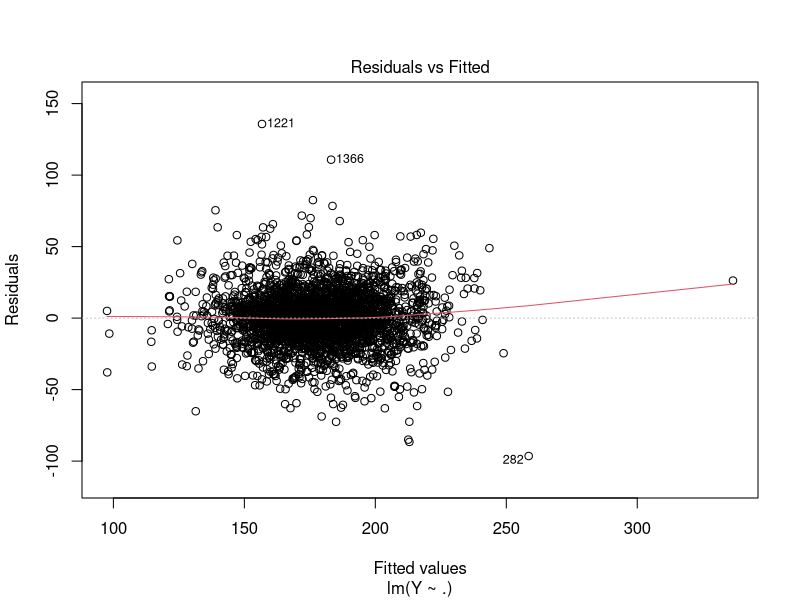
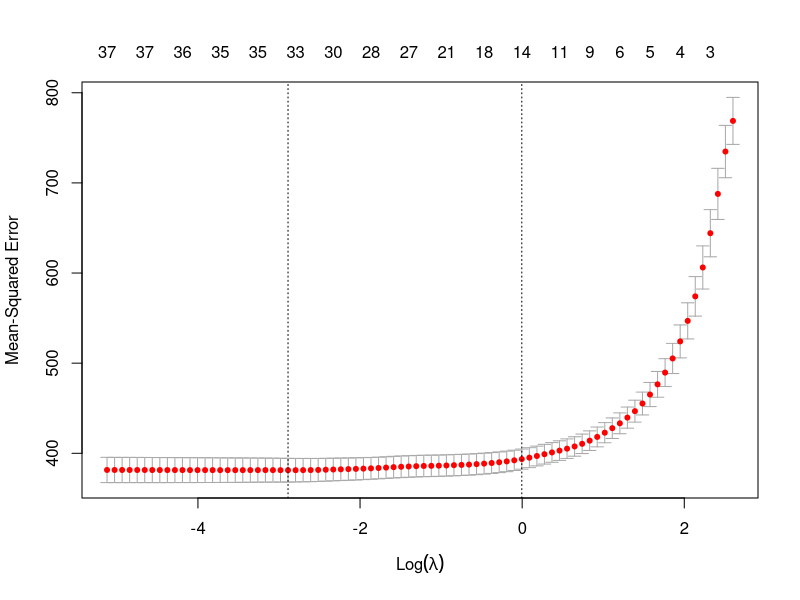
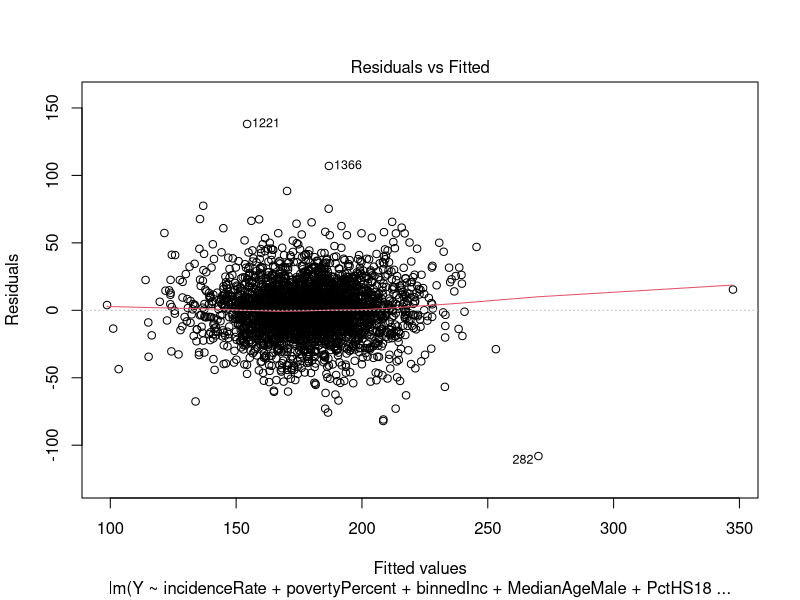
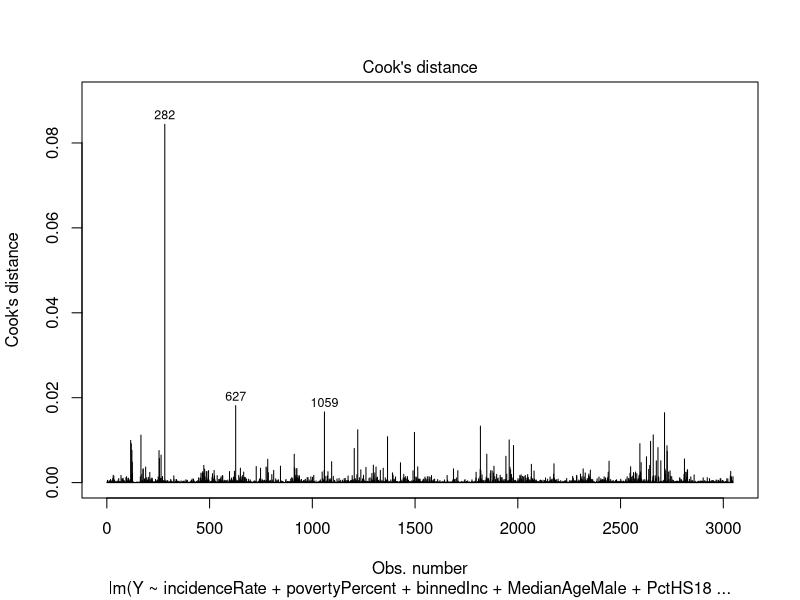
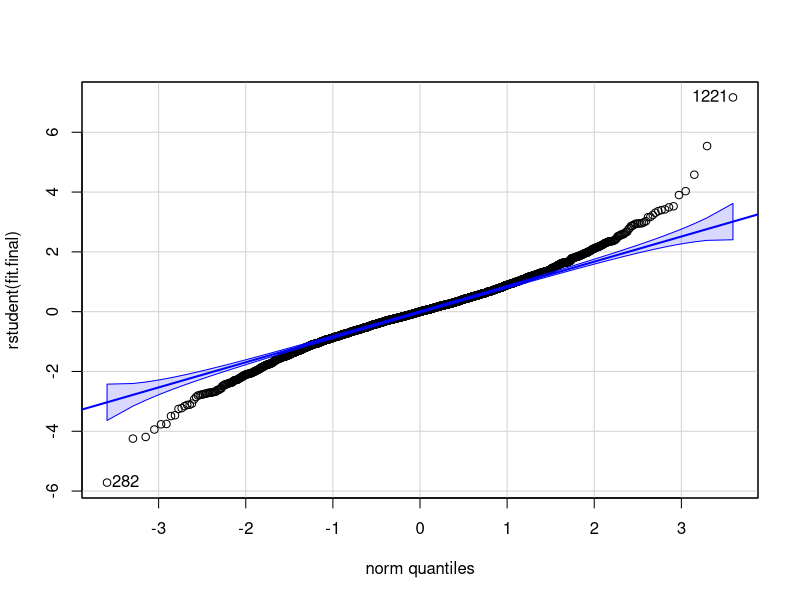

Write R code to recreate these figures, in order. (Note: this script raises an error after producing the figures.)
###################### 
# Final Exam
# Grant Gasser
# Fall 2018
#####################

#read data
dat <- read.csv('../Final/cancer.csv', header=T)

#3047 observations (counties), 33 variables (likely too many predictors here)
dim(dat)

#what kind of variables do we have?
str(dat)

#binnedInc and Geography are both categorical/factor variables
#You can also see some NA values, let's address those

#NOTE: each observation has a unique value for Geography because each observation is a different county
#this acts as a categorical variable. Thus, when fitting a model, the function will choose a Y value exactly
#the same as the observed Y value when it sees a particular county (basically overfitting on steroids)

#remove Geography from set and store in variable
geo <- dat$Geography
dat$Geography <- NULL

#Which columns have NA and how many do they have?
NAcol = which(colSums(is.na(dat)) > 0)
sort(colSums(sapply(dat[NAcol], is.na)), decreasing = TRUE)

#the lm function removes observations where there is NA
#with 3047 observations, there are too many NA values in PctSomeCol18_24
#and PctPrivateCoverageAlone

#Since we have over 30 variables, it does not seem too reckless to these 3 variables
#Time permitting, come back and fit a model including these variables and their NA's
dat <- dat[,-NAcol]

#before fitting a model, it is worth checking for linearity among the variables
#takes a couple minutes
#library(GGally)
#ggpairs(dat)

#there are too many variables to check for linearity right now, will look after
#doing model selection

#We are trying to predict deathRate (the "response" variable), set as Y
Y <- dat$deathRate
dat$deathRate <- NULL

#Lets first try to fit a multiple linear regression model
fit <- lm(Y ~ ., data=dat)
summary(fit)

#we will check to see if a linear model will be good
plot(fit, which=1)

#constant variance and linearity looks good here, although there is a weird outlier
#on the right of the plot that throws off the red line


### Multicollinearity and Model Selection ###
#If variables are multicollinear or dependent in any way, we want to remove one of them.
#We want to have fewer variables in the model to have more degrees of freedom and prevent
#overfitting

#Will check for multicollinearity (variables with high VIF (> 10) are redundant, the information they have
#is captured in other variables)
library(car)
vif(fit)

#Remove avgDeathsPerYear, highest at 31.6
fit <- lm(Y ~ . -avgDeathsPerYear, data=dat)
vif(fit)

#avgDeathsPerYear was multicollinear with popEst2015 (popEst2015 went from 26 to 8)

#Remove PctPublicCoverage, highest at 23.8
fit <- lm(Y ~ . -avgDeathsPerYear -PctPublicCoverage, data=dat)
vif(fit)

#binnedInc is the highest, but it is a factor/categorical variable so that is OK
#Remove medIncome at 15.2
fit <- lm(Y ~ . -avgDeathsPerYear -PctPublicCoverage -medIncome, data=dat)
vif(fit)

#Remove PctPrivateCoverage at 12.8
fit <- lm(Y ~ . -avgDeathsPerYear -PctPublicCoverage -medIncome -PctPrivateCoverage, data=dat)
vif(fit)

#Everything now below 10, so removed the severe multicollinearity, will rely on new methods
#to remove more variables

#We will use the Lasso method to remove variables and select a model

#preprocess data for glmnet function
dat$binnedInc <- as.factor(dat$binnedInc)
dat.lasso <-  model.matrix(Y~.,data=dat)
dim(dat.lasso)

#Fit a linear lasso model
library(glmnet)
fit.lasso <-  cv.glmnet(x=dat.lasso,y=Y,alpha=1,nfolds=5)

#Lasso shows that a lambda just below 0 and 1SD from mean has low MSE and ~15 variables
plot(fit.lasso)

#Look at the variables Lasso gives
#NOTE: they sometimes change each time the lasso model is fit
coef(fit.lasso, s='lambda.1se', exact=T)

#PctPrivateCoverage had multicollinearity with other vars so we will not use that, otherwise
#we will use the remaining variables

#Fit a linear model with the variables provided by Lasso
fit.final <- lm(Y ~ incidenceRate + povertyPercent + binnedInc + MedianAgeMale + PctHS18_24
                        + PctBachDeg25_Over + PctUnemployed16_Over + PctPublicCoverageAlone + PctOtherRace
                        + PctMarriedHouseholds + BirthRate, data=dat)
summary(fit.final)

#all good, povertyPercent is a bit high; that info is likely captured in binnedInc or the variables relating
#to education levels
vif(fit.final)


### OUTLIER ANALYSIS ###
plot(fit.final, which=1) #1221, 1366, 282, and point on right of plot

#Outliers wrp to Y: #1221, 1366, 282, 1497
outlierTest(fit.final)

#Outliers wrp to X:
dat.tmp = data.frame(fitted.values = fit.final$fitted.values, residuals = rstudent(fit.final))

n = nrow(dat.tmp)
p = length(coef(fit.final))

#Outliers wrp to X: many
hii <- hatvalues(fit.final)
names(which(hii>2*p/n))

#Now look at which points have the most influence on the model

#Influential Points
influ <- dffits(fit.final)
names(which(abs(influ) >  2*sqrt(p/n)))

#lots of influential points, look at Cook's distance to see which are most influential

#Cook's Distance: 282 the most, 627, 1059 
#282 outlier wrp to X and Y, 627 and 1059 outliers wrp to X
plot(fit.final, which = 4)

#REMEDIAL MEASURE: We could look further into these data points. If they are erroneous, we could remove them.
#If not, we could use robust regression and weight the outlying cases with weights 
#inversely proportional to the residual

### TESTING ASSUMPTIONS ###
#Linear regression models have the following assumptions that need to be check

#Assuming the residuals or observed errors of the model are normally distributed
qqPlot(rstudent(fit.final)) #looks like they are certainly not

shapiro.test(rstudent(fit.final))

#With shapiro test, we reject H0: that the residuals are normal

#REMEDIAL MEASURE: since we do not have normality, we could try to transform the response variable
#We could also remove outlying cases if the situation allows for that (context-dependent)

#Assuming residuals are independent
library(lmtest)
dwtest(fit.final) 
bgtest(fit.final)

#Both tests: Enough evidence to suggest the residuals are not independently distributed (because of spatial data?)

#REMEDIAL MEASURE: remove outliers (if possible), check if data collect in time, if so -> time series
#likely not indpedent because of spatial data
#this may suggest a linear model is not appropriate or an important predictor variable is missing
plot(geo, Y)

#Assuming residuals have constant variance
bptest(fit.final)

#Enough evidence to suggest residuals do not have constant variance

#REMEDIAL MEASURE: remove outliers (if possible), try weighted least squares, which is is applying more weight
#to observations with less variance and vice versa (inverse relationship)


### PREDICTION ON NEW VALUE ###
newX <- data.frame(incidenceRate=445, povertyPercent=15, binnedInc='(45201, 48021.6]', MedianAgeMale=35, 
                   PctHS18_24=13, PctBachDeg25_Over=16.5, PctUnemployed16_Over=9.5, PctPublicCoverageAlone=18, 
                   PctOtherRace=1.2, PctMarriedHouseholds=42, BirthRate=4.5)
newX

predict(fit.final, newX, interval="prediction", level=.95)

mean(Y)

#The model predicts a deathRate of 171 for this county, not far below the mean deathRate


### EVALUATE MODEL ###
y.hat <- predict(fit.final)
res <- as.numeric(Y-y.hat)
mse <- sum(res^2) #Mean Squared Error: 1149073
mse

#What would happen if we couldn't collect data for incidenceRate?
fit.without <- lm(Y ~ + povertyPercent + binnedInc + MedianAgeMale + PctHS18_24
                + PctBachDeg25_Over + PctUnemployed16_Over + PctPublicCoverageAlone + PctOtherRace
                + PctMarriedHouseholds + BirthRate, data=dat)
summary(fit.without)

#Note: Adj R^2 decreased significantly from .51 to .38. This model is thus not as useful as one including incidenceRate.

y.hat.2 <- predict(fit.without)
res.2 <- as.numeric(Y-y.hat.2)
mse.2 <- sum(res.2^2)
mse.2 #1454558, mean squared error increased as well, meaning our model is less accurate without incidenceRate.

### SUMMARY ###
#Overall, the model is useful. Good is subjective and may not be the right word. The outliers pose a concern
# and are likely the culprits of the violated assumptions. The nonindependence is concerning as well and may have to do
#with the fact that the nature of the data is spatial.

#Of the three variables that are difficult to collect, I would suggest focusing on incidenceRate. avgDeathsPerYear had 
#multicollinearity with other variables and avgAnnCount was removed by Lasso. We can still have a good model with just
#using incidenceRate out of those three. Not using incidenceRate gave an inferior model as evidenced by Adj R^2 and MSE.

#The prediction is fairly reliable since it is at the 95% level. There is a 95% probability another observation
#with the same values will be in this range. 5% probability it won't be.


